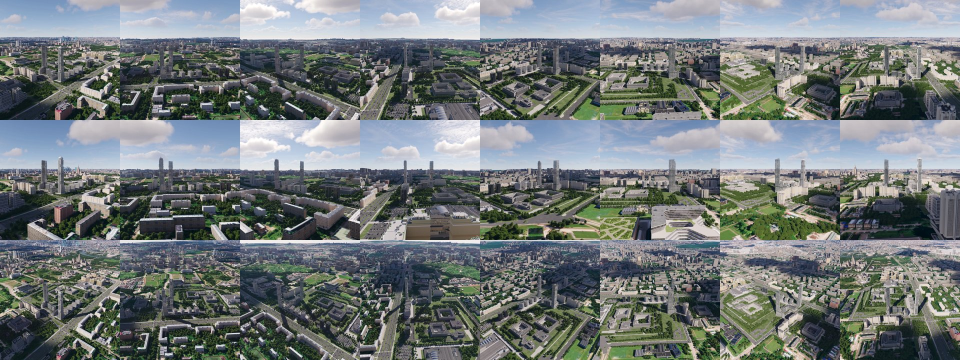
#> input picture frames/calibration.jpg, 1920 x 720 px (shown at 1/2 size)
$ python -i prepare_orbits.py   (imports and definitions only)
#> lines starting #> are read from the running program, lines starting #| are printed output that depends on the picture
#> further down, picture is the input picture: PIL image 1920x720 RGB; mean R, G, B 114.3, 121.1, 121.5
#!/usr/bin/env python3
"""
Prepares frames of the three orbits for the prototype (index.html next to orbits.json).

What it does:
  1. Takes each orbit's frames from its own folder (top level only, ordered by the number at the end of the name).
  2. Encodes two tiers per frame (--crop W:H for a centered crop first):
       spin/  — small and light, used while the view is moving; the viewer loads all of them, coarse to fine;
       sharp/ — full resolution, loaded only for the frame the view rests on.
  3. Aligns orbits by angle: for each orbit, finds which of its frames matches frame 0 of the reference orbit
     (offset) and whether it spins the other way (reverse). Writes this to orbits.json.
  4. Writes calibration.jpg next to it: the same angles on every orbit, for a visual check.

How matching works. Camera tilt changes the image vertically, but the left-to-right order of things
(building corners, towers, trees) barely depends on tilt. So each frame gets a "column profile": how many
vertical edges each column of a downscaled frame has. Then whole sequences are compared: for every shift s and
direction, the mean similarity of all 360 pairs "reference[i] <-> orbit[s ± i]" is computed. All frames vote at
once, so one bad view breaks nothing. Orbits may have different frame counts (e.g. 360 and 180): comparison is
done by fraction of a revolution.

Example (folders from Dropbox WebApp; argument order = orbit order top to bottom):
  python3 tools/prepare_orbits.py --out frames \\
      --orbit 3="…/CC_Aerial_Selecter_panorama360_003_02::CC_Panorama360_003_[0-9]*.jpg" \\
      --orbit 1="…/CC_Aerial_Selecter_panorama360_001::CC_Pano360_001_[0-9]*.jpg" \\
      --orbit 2="…/CC_Aerial_Selecter_panorama360_002::CC_Panorama360_002[0-9]*.jpg" \\
      --reference 2 --start 1

  If the folder holds other files too (masks, passes), narrow the selection with a mask after "::".
  Alignment can be overridden by hand: --offset 3=12 --reverse 3
  Re-running keeps "controls", "note", "sun" (see prepare_sun.py), and per-orbit "shiftY"/"zoom" from an existing
  orbits.json.

Requires: python3, Pillow 11.3+ (built-in AVIF), numpy (pip install pillow numpy).
"""
import argparse, fnmatch, json, os, re, sys
from concurrent.futures import ThreadPoolExecutor

import numpy as np
from PIL import Image

EXTS = ('.jpg', '.jpeg', '.png', '.webp', '.tif', '.tiff', '.exr')


def frame_number(name):
    m = re.search(r'(\d+)(?=\.[^.]+$)', name)
    return int(m.group(1)) if m else None


# [32 lines left out: functions list_frames, crop_box, not called in this run]


def descriptor(img):
    """Column profile: vertical edge energy, 96 columns, normalized (zero mean, unit length)."""
    g = np.asarray(img.convert('L').resize((96, 72), Image.BILINEAR), dtype=np.float32)
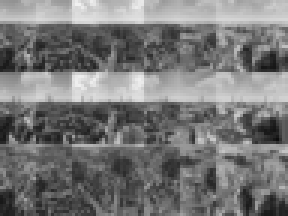
#> g: shape (72, 96) float32 (shown 3 times larger); min 13, max 241, mean 119.1
    gx = np.abs(np.diff(g, axis=1, append=g[:, -1:]))      # horizontal gradient = vertical edges
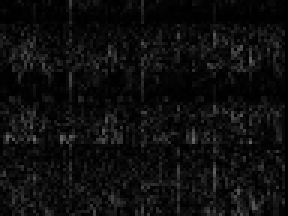
#> gx: shape (72, 96) float32 (shown 3 times larger); min 0, max 107, mean 13.6
    prof = gx.mean(axis=0) + 0.5 * np.abs(np.diff(g.mean(axis=0), append=g.mean(axis=0)[-1]))
#> prof = 96 values, max 45.05 at index 71, min 0 at index 95, mean 15.8
    prof = np.convolve(prof, np.ones(3) / 3, mode='same')
#> prof = 96 values, max 25.73 at index 72, min 4.63 at index 95, mean 15.76
    prof -= prof.mean()
#> prof = 96 values, max 9.97 at index 72, min -11.13 at index 95, mean -9.99e-16
    n = np.linalg.norm(prof)
#> n = 38.89
    return prof / n if n else prof


# [156 lines left out: functions fit, save, process_orbit, best_alignment, contact_sheet, main, not called in this run]


# [2 lines not run here, left out]

>>> from PIL import Image
>>> picture = Image.open('../frames/calibration.jpg')
>>> result = descriptor(picture)
#> result = 96 values, max 0.256 at index 72, min -0.286 at index 95, mean -2.6e-17
